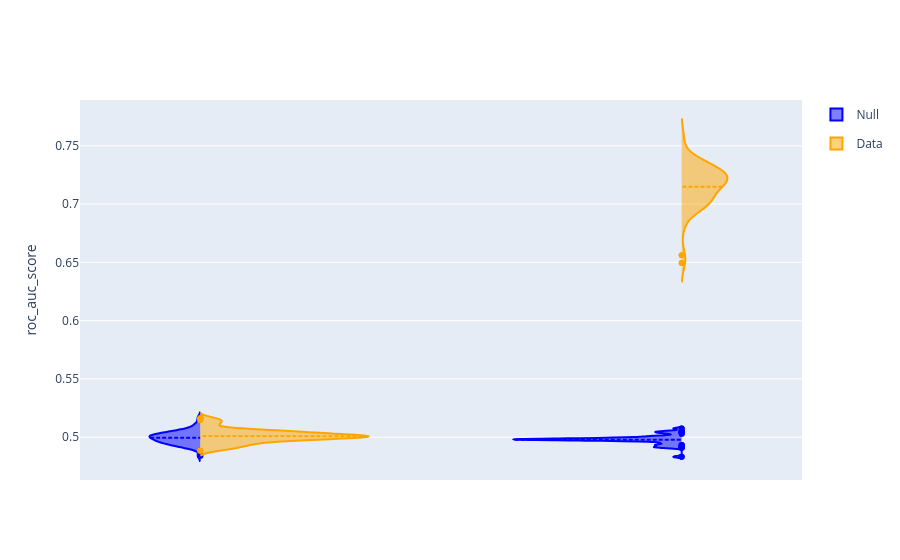

Here is the notebook cell this chart was saved with:
### Code cell
# Child Measures - Cognitive Testing

df1 = df_classify[(df_classify['target']=='DX_01_Cat_binarize') & 
                  (df_classify['Assessment']=='Child_Measures') & 
                  (df_classify['Domain']=='Cognitive_Testing')]


interactive_plot(df=df1)

### Figure 1 — Plotly figure (JSON) as saved in the notebook; plotly's stock layout.template omitted (floating-point values rounded to 4 significant figures; data arrays with more than 128 entries replaced by an {"elided": "..."} marker saying what was removed)
{"data": [{"box": {"visible": false}, "legendgroup": "Null", "line": {"color": "blue"}, "meanline": {"visible": true}, "name": "Null", "scalegroup": "Null", "side": "negative", "type": "violin", "x": {"elided": "200 str values"}, "y": {"elided": "200 float values"}}, {"box": {"visible": false}, "legendgroup": "Data", "line": {"color": "orange"}, "meanline": {"visible": true}, "name": "Data", "scalegroup": "Data", "side": "positive", "type": "violin", "x": {"elided": "200 str values"}, "y": {"elided": "200 float values"}}], "layout": {"violingap": 0, "violinmode": "overlay", "xaxis": {"showticklabels": false}, "yaxis": {"title": {"text": "roc_auc_score"}}}}
